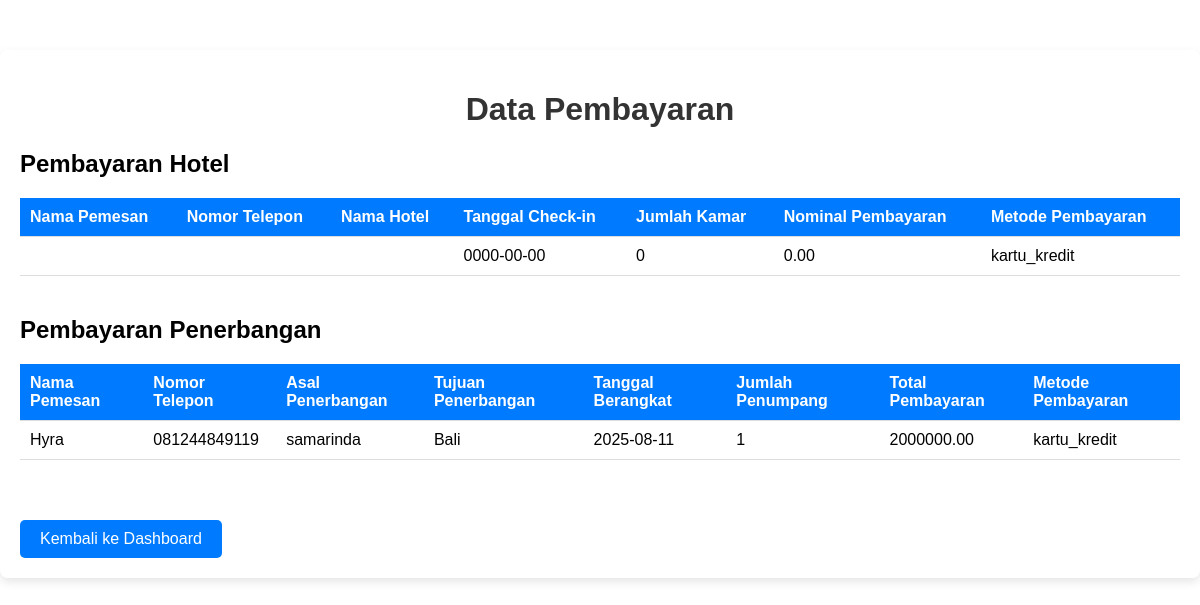
Screenshot of /admin/data_pembayaran.php with the database file from the repository.
### tables this page shows
CREATE TABLE `pembayaran_hotel` (
  `id` int(11) NOT NULL,
  `nama_pemesan` varchar(255) NOT NULL,
  `nomor_telepon` varchar(20) NOT NULL,
  `nama_hotel` varchar(255) NOT NULL,
  `tanggal_checkin` date NOT NULL,
  `jumlah_kamar` int(11) NOT NULL,
  `nominal_pembayaran` decimal(10,2) NOT NULL,
  `metode_pembayaran` enum('kartu_kredit','transfer_banking','dompet_digital') NOT NULL
);

CREATE TABLE `pembayaran_penerbangan` (
  `id_pembayaran` int(11) NOT NULL,
  `nama_pemesan` varchar(255) NOT NULL,
  `nomor_telepon` varchar(15) NOT NULL,
  `asal_penerbangan` varchar(255) NOT NULL,
  `tujuan_penerbangan` varchar(255) NOT NULL,
  `tanggal_berangkat` date NOT NULL,
  `jumlah_penumpang` int(11) NOT NULL,
  `total_bayar` decimal(10,2) NOT NULL,
  `metode_pembayaran` enum('kartu_kredit','transfer_banking','dompet_digital') NOT NULL
);

### admin/data_pembayaran.php (the view, shortened to what this page needs)
<?php
$root = $_SERVER['DOCUMENT_ROOT'];
include $root . '/project_PA/koneksi/db.php';
$query_hotel = "SELECT * FROM pembayaran_hotel";
$result_hotel = $conn->query($query_hotel);
$query_penerbangan = "SELECT * FROM pembayaran_penerbangan";
$result_penerbangan = $conn->query($query_penerbangan);
?>
<!DOCTYPE html>
<html lang="en">
<head>
</head>
<body>
<div class="container">
    <h1>Data Pembayaran</h1>
    <div class="table-container">
        <h2>Pembayaran Hotel</h2>
        <table>
            <thead>
                <tr>
                    <th>Nama Pemesan</th>
                    <th>Nomor Telepon</th>
                    <th>Nama Hotel</th>
                    <th>Tanggal Check-in</th>
                    <th>Jumlah Kamar</th>
                    <th>Nominal Pembayaran</th>
                    <th>Metode Pembayaran</th>
                </tr>
            </thead>
            <tbody>
                <?php
                if ($result_hotel->num_rows > 0) {
                    while ($row = $result_hotel->fetch_assoc()) {
                        echo "<tr>";
                        echo "<td>" . htmlspecialchars($row['nama_pemesan']) . "</td>";
                        echo "<td>" . htmlspecialchars($row['nomor_telepon']) . "</td>";
                        echo "<td>" . htmlspecialchars($row['nama_hotel']) . "</td>";
                        echo "<td>" . htmlspecialchars($row['tanggal_checkin']) . "</td>";
                        echo "<td>" . htmlspecialchars($row['jumlah_kamar']) . "</td>";
                        echo "<td>" . htmlspecialchars($row['nominal_pembayaran']) . "</td>";
                        echo "<td>" . htmlspecialchars($row['metode_pembayaran']) . "</td>";
                        echo "</tr>";
                    }
                } else {
                    echo "<tr><td colspan='7'>Tidak ada data pembayaran hotel</td></tr>";
                }
                ?>
            </tbody>
        </table>
    </div>
    <div class="table-container">
        <h2>Pembayaran Penerbangan</h2>
        <table>
            <thead>
                <tr>
                    <th>Nama Pemesan</th>
                    <th>Nomor Telepon</th>
                    <th>Asal Penerbangan</th>
                    <th>Tujuan Penerbangan</th>
                    <th>Tanggal Berangkat</th>
                    <th>Jumlah Penumpang</th>
                    <th>Total Pembayaran</th>
                    <th>Metode Pembayaran</th>
                </tr>
            </thead>
            <tbody>
                <?php
                if ($result_penerbangan->num_rows > 0) {
                    while ($row = $result_penerbangan->fetch_assoc()) {
                        echo "<tr>";
                        echo "<td>" . htmlspecialchars($row['nama_pemesan']) . "</td>";
                        echo "<td>" . htmlspecialchars($row['nomor_telepon']) . "</td>";
                        echo "<td>" . htmlspecialchars($row['asal_penerbangan']) . "</td>";
                        echo "<td>" . htmlspecialchars($row['tujuan_penerbangan']) . "</td>";
                        echo "<td>" . htmlspecialchars($row['tanggal_berangkat']) . "</td>";
                        echo "<td>" . htmlspecialchars($row['jumlah_penumpang']) . "</td>";
                        echo "<td>" . htmlspecialchars($row['total_bayar']) . "</td>";
                        echo "<td>" . htmlspecialchars($row['metode_pembayaran']) . "</td>";
                        echo "</tr>";
                    }
                } else {
                    echo "<tr><td colspan='8'>Tidak ada data pembayaran penerbangan</td></tr>";
                }
                ?>
            </tbody>
        </table>
    </div>
    <a href="admin.php" class="btn-back">Kembali ke Dashboard</a>
</div>
</body>
</html>

### admin/data_pembayaran.php (style rules this page uses)
body { font-family: Arial, sans-serif; background-image: url('/project_PA/asset/login.jpg'); background-size: cover; background-position: center; margin: 0; padding: 0; }
.container { max-width: 1200px; margin: 50px auto; padding: 20px; background-color: rgba(255, 255, 255, 0.6); border-radius: 8px; box-shadow: 0 4px 10px rgba(0, 0, 0, 0.1); }
h1 { text-align: center; color: #333; }
table { width: 100%; border-collapse: collapse; margin-bottom: 30px; }
th, td { padding: 10px; text-align: left; border-bottom: 1px solid #ddd; }
th { background-color: #007BFF; color: white; }
.table-container { margin-bottom: 40px; }
.btn-back { display: inline-block; padding: 10px 20px; margin-top: 20px; background-color: #007BFF; color: white; text-decoration: none; border-radius: 5px; }

### rows the page displays
pembayaran_hotel: tanggal_checkin "0000-00-00", jumlah_kamar "0", nominal_pembayaran "0.00", metode_pembayaran "kartu_kredit"
pembayaran_penerbangan: nama_pemesan "Hyra", nomor_telepon "081244849119", asal_penerbangan "samarinda", tujuan_penerbangan "Bali", tanggal_berangkat "2025-08-11", jumlah_penumpang "1", total_bayar "2000000.00", metode_pembayaran "kartu_kredit"
